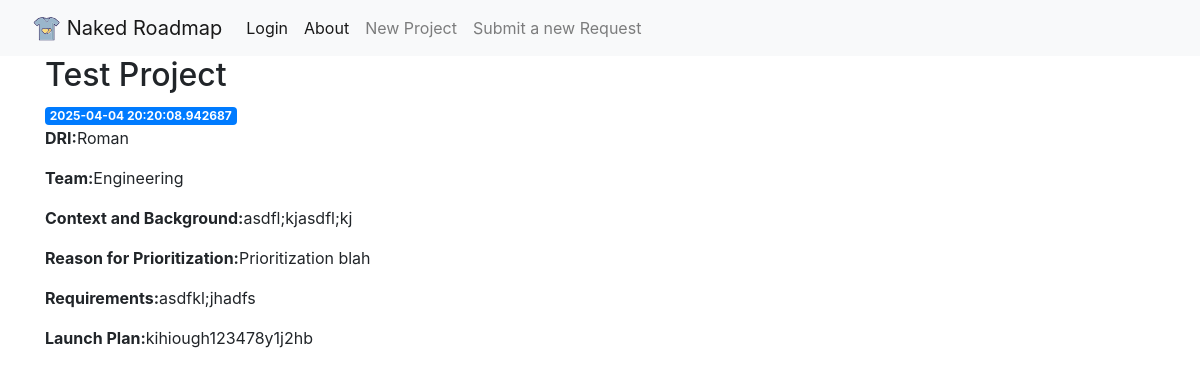
The page /1 on the database its author committed.
### app/models.py (models this page shows, shortened)
class Project(db.Model):
    __tablename__ = "project"
    id: so.Mapped[int] = so.mapped_column(primary_key=True)
    name: so.Mapped[str] = so.mapped_column(sa.TEXT())
    created: so.Mapped[datetime] = so.mapped_column(index=True, default=lambda: datetime.now(timezone.utc))
    dri: so.Mapped[str] = so.mapped_column(sa.TEXT())
    team: so.Mapped[str] = so.mapped_column(sa.TEXT())
    context: so.Mapped[str] = so.mapped_column(sa.TEXT())
    why: so.Mapped[str] = so.mapped_column(sa.TEXT())
    requirements: so.Mapped[str] = so.mapped_column(sa.TEXT())
    launch: so.Mapped[str] = so.mapped_column(sa.TEXT())

### app/routes.py (the view)
@app.route('/<int:project_id>')
def project(project_id):
    project = (
        Project.query
        .filter_by(id=project_id)
        .first()
    )
    return render_template('project.html', project=project)

### app/templates/project.html
{% extends 'base.html' %}
{% block content %}
    <h2>{{ project['name'] }}</h2>
    <span class="badge badge-primary">{{ project['created'] }}</span>
    <p><strong>DRI:</strong>{{ project['dri'] }}</p>
    <p><strong>Team:</strong>{{ project['team'] }}</p>
    <p><strong>Context and Background:</strong>{{ project['context'] }}</p>
    <p><strong>Reason for Prioritization:</strong>{{ project['why'] }}</p>
    <p><strong>Requirements:</strong>{{ project['requirements'] }}</p>
    <p><strong>Launch Plan:</strong>{{ project['launch'] }}</p>
{% endblock %}

### rows shown on the page
Project: name "Test Project", created "2025-04-04 20:20:08.942687", dri "Roman", team "Engineering", context "asdfl;kjasdfl;kj", why "Prioritization blah", requirements "asdfkl;jhadfs", launch "kihiough123478y1j2hb"
